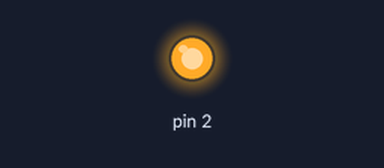
A sketch run on a simulated Arduino Uno, built with avr-gcc and run on an emulated ATmega328P. On the bench: output pins drawn as LEDs (lit = HIGH).

Above: at 0.3 s.
At 5.0 s:
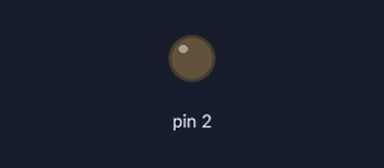
Timing chart, 0 to 5.5 s (numbered marks = the images above):
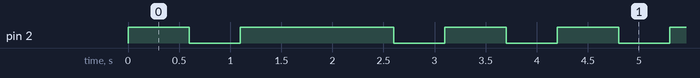

The sketch:

Morse-code-SOS-Arduino.ino
```cpp
//Morse code of S : ...
//Morse code of O : ---
//Morse code of S : ...

void setup()
{
  pinMode(2,OUTPUT);
}

void loop()
{
  //Morse code of S
    flash(200);
    flash(200);
    flash(200);
  delay(500);
  //Morse code of O
  	flash(500);
  	flash(500);
  	flash(500);
  delay(500);
  //Morse code of S
  	flash(200);
  	flash(200);
  	flash(200);
  delay(500);


}
void flash(int duration)
{
  digitalWrite(2,HIGH);
  delay(duration);
  digitalWrite(2,LOW);
}
```

Measured:
- by itself, pin 2: repeats every 4.2 s: LOW 0.50 s, HIGH 1.5 s, 2 × (LOW 0.50 s, HIGH 0.60 s)
- by itself, everything shown: repeats every 4.2 s, in 6 steps
